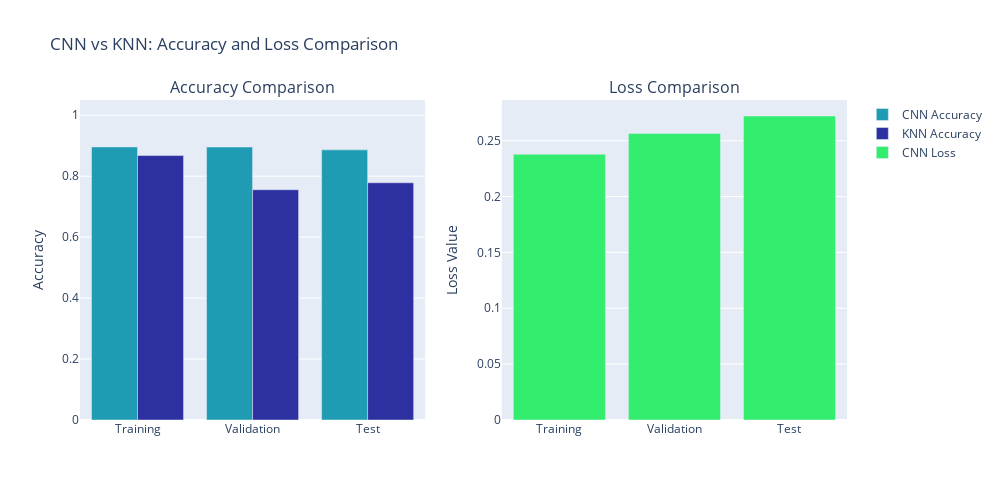

Write notebook code for a chart like this one.
### Code cell
fig = make_subplots(rows=1, cols=2, subplot_titles=("Accuracy Comparison", "Loss Comparison"))

fig.add_trace(go.Bar(x=df_plot_comparison['Dataset'], y=df_plot_comparison['CNN Accuracy'], name='CNN Accuracy', marker_color="#1f9bb4"), row=1, col=1)
fig.add_trace(go.Bar(x=df_plot_comparison['Dataset'], y=df_plot_comparison['KNN Accuracy'], name='KNN Accuracy', marker_color="#2c30a0"), row=1, col=1)
fig.add_trace(go.Bar(x=df_plot_comparison['Dataset'], y=df_plot_comparison['CNN Loss'], name='CNN Loss', marker_color="#33ed6e"), row=1, col=2)
fig.update_layout(title_text="CNN vs KNN: Accuracy and Loss Comparison", showlegend=True, height=500, width=1000)
fig.update_yaxes(title_text="Accuracy", range=[0, 1.05], row=1, col=1)
fig.update_yaxes(title_text="Loss Value", row=1, col=2)
fig.show()

### Figure 1 — Plotly figure (JSON) as saved in the notebook; plotly's stock layout.template omitted (floating-point values rounded to 4 significant figures)
{"data": [{"marker": {"color": "#1f9bb4"}, "name": "CNN Accuracy", "type": "bar", "x": ["Training", "Validation", "Test"], "xaxis": "x", "y": [0.896, 0.8958, 0.8864], "yaxis": "y"}, {"marker": {"color": "#2c30a0"}, "name": "KNN Accuracy", "type": "bar", "x": ["Training", "Validation", "Test"], "xaxis": "x", "y": [0.8677, 0.7555, 0.7784], "yaxis": "y"}, {"marker": {"color": "#33ed6e"}, "name": "CNN Loss", "type": "bar", "x": ["Training", "Validation", "Test"], "xaxis": "x2", "y": [0.2379, 0.2564, 0.2721], "yaxis": "y2"}], "layout": {"annotations": [{"font": {"size": 16}, "showarrow": false, "text": "Accuracy Comparison", "x": 0.225, "xanchor": "center", "xref": "paper", "y": 1, "yanchor": "bottom", "yref": "paper"}, {"font": {"size": 16}, "showarrow": false, "text": "Loss Comparison", "x": 0.775, "xanchor": "center", "xref": "paper", "y": 1, "yanchor": "bottom", "yref": "paper"}], "height": 500, "showlegend": true, "title": {"text": "CNN vs KNN: Accuracy and Loss Comparison"}, "width": 1000, "xaxis": {"anchor": "y", "domain": [0, 0.45]}, "xaxis2": {"anchor": "y2", "domain": [0.55, 1]}, "yaxis": {"anchor": "x", "domain": [0, 1], "range": [0, 1.05], "title": {"text": "Accuracy"}}, "yaxis2": {"anchor": "x2", "domain": [0, 1], "title": {"text": "Loss Value"}}}}
